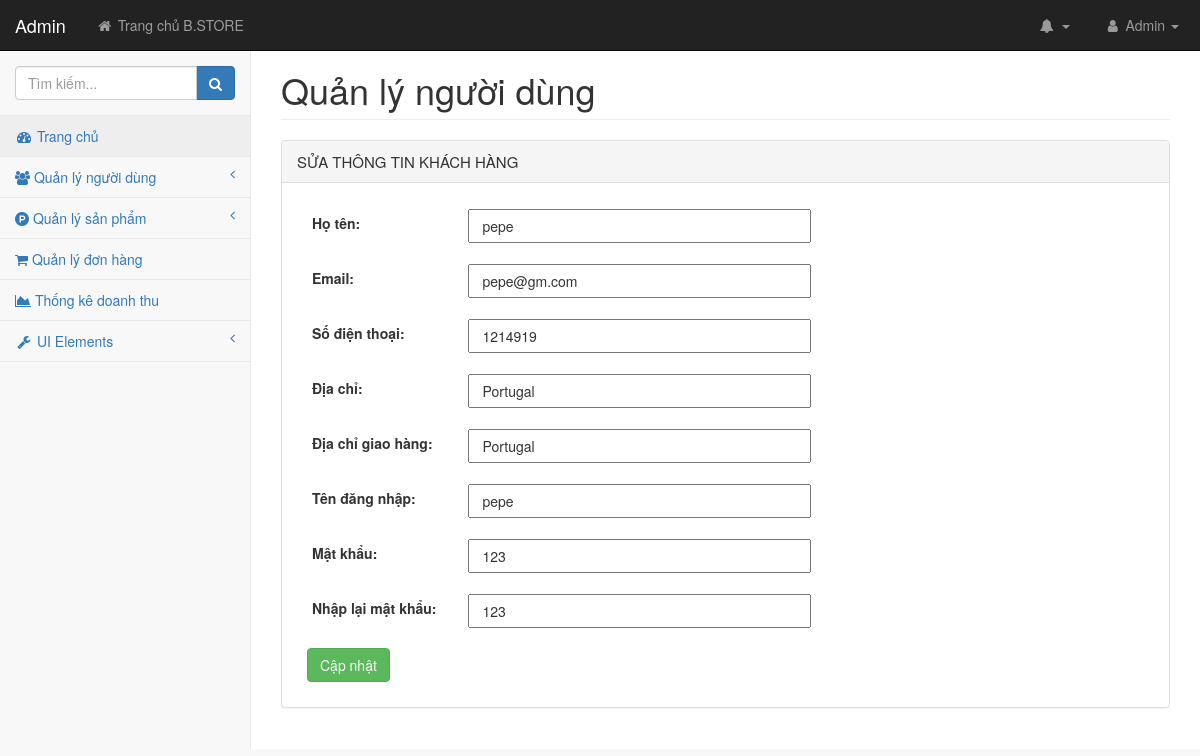
/admin/pages/customeredit.php?userid=7 (signed in), run on an earlier commit of the app's database.
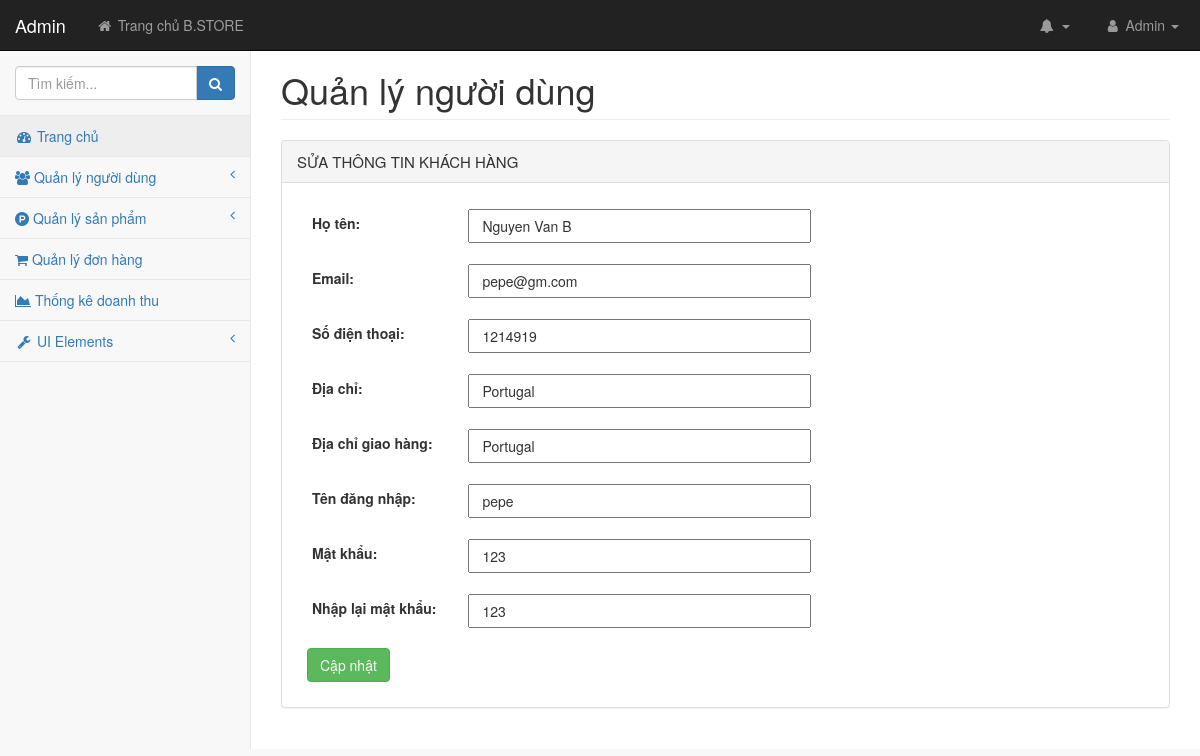
And on a later commit of the database.
### tables this page shows
CREATE TABLE `tbl_khachhang` (
  `maKhachHang` int(11) NOT NULL,
  `tenDangNhap` varchar(255) NOT NULL,
  `matKhau` varchar(255) NOT NULL,
  `hoTenKhachHang` varchar(255) NOT NULL,
  `SDT` varchar(255) NOT NULL,
  `diaChi` varchar(255) NOT NULL,
  `diaChiGiaoHang` varchar(255) NOT NULL,
  `thuDienTuKH` varchar(255) NOT NULL,
  `trangThai` varchar(255) NOT NULL DEFAULT 'Active'
);

### admin/lib/database.php (called while the page is built, shortened)
<?php
Class Database{
   public $host   = DB_HOST;
   public $user   = DB_USER;
   public $pass   = DB_PASS;
   public $dbname = DB_NAME;
   public $link;
private function connectDB(){
   $this->link = new mysqli($this->host, $this->user, $this->pass,
    $this->dbname);
 }
public function select($query){
  $result = $this->link->query($query) or
   die($this->link->error.__LINE__);
  if($result->num_rows > 0){
    return $result;
  } else {
    return false;
  }
 }
}

### admin/classes/customer.php (called while the page is built, shortened)
<?php
	require_once '../lib/database.php';
?>
<?php
	class customer
	{
		private $db;
		public function __construct()
		{
			$this->db = new Database();
		}
		public function getCustomerByID($id){
			$query = "SELECT * FROM tbl_khachhang WHERE maKhachHang = '$id' ";
			$result = $this->db->select($query);
			return $result;
		}
	}
?>

### admin/pages/customeredit.php (the view, shortened to what the changed rows need)
<?php include 'header.php'; ?>
<?php include_once '../classes/customer.php'; ?>
<?php
    $customer = new customer();
    if (!isset($_GET['userid']) || $_GET['userid'] == ''){
        echo "<script>window.location = 'customerlist.php'</script>";
    }else{
        $id = $_GET['userid'];
    }
?>
            <div id="page-wrapper">
                <div class="container-fluid">
                    <div class="row">
                        <div class="col-lg-12">
                            <h1 class="page-header">Quản lý người dùng</h1>
                        </div>
                    </div>
                    <div class="panel panel-default">
                        <div class="panel-body">
                        <?php
                            $customerList = $customer->getCustomerByID($id);
                            if ($customerList){
                                while ($result_customer = $customerList->fetch_assoc()) {
                        ?>
                            <form action="" method="POST" enctype="multipart/form-data" name="formUser" onsubmit="return validationForm()">
                                <table style="width: 100%;">
                                <tr>
                                    <td class="tabLabel">
                                        <label class="labelAddProduct">Họ tên:  </label>
                                    </td>
                                    <td>
                                        <input type="text" name="hoTenKhachHang" value="<?php echo $result_customer['hoTenKhachHang'] ?>" class="inputAddProduct" autofocus>
                                    </td>
                                </tr>
                                <tr>
                                    <td class="tabLabel">
                                        <label class="labelAddProduct">Email: </label>
                                    </td>
                                    <td>
                                        <input type="email" name="thuDienTuKH" value="<?php echo $result_customer['thuDienTuKH'] ?>" class="inputAddProduct" >
                                    </td>
                                </tr>
                                <tr>
                                    <td class="tabLabel">
                                        <label class="labelAddProduct">Số điện thoại: </label>
                                    </td>
                                    <td>
                                        <input type="text" name="SDT" value="<?php echo $result_customer['SDT'] ?>" class="inputAddProduct" >
                                    </td>
                                </tr>
                                <tr>
                                    <td class="tabLabel">
                                        <label class="labelAddProduct">Địa chỉ: </label>
                                    </td>
                                    <td>
                                        <input type="text" name="diaChi" value="<?php echo $result_customer['diaChi'] ?>" class="inputAddProduct" >
                                    </td>
                                </tr>
                                <tr>
                                    <td class="tabLabel">
                                        <label class="labelAddProduct">Địa chỉ giao hàng: </label>
                                    </td>
                                    <td>
                                        <input type="text" name="diaChiGiaoHang" value="<?php echo $result_customer['diaChiGiaoHang'] ?>" class="inputAddProduct" >
                                    </td>
                                </tr>
                                <tr>
                                    <td class="tabLabel">
                                        <label class="labelAddProduct">Tên đăng nhập: </label>
                                    </td>
                                    <td>
                                        <input type="text" name="tenDangNhap" value="<?php echo $result_customer['tenDangNhap'] ?>" class="inputAddProduct" >
                                    </td>
                                </tr>
                                 <tr>
                                    <td class="tabLabel">
                                        <label class="labelAddProduct">Mật khẩu: </label>
                                    </td>
                                    <td>
                                        <input type="text" name="matKhau" value="<?php echo $result_customer['matKhau'] ?>" class="inputAddProduct" >
                                    </td>
                                </tr>
                                <tr>
                                    <td class="tabLabel">
                                        <label class="labelAddProduct">Nhập lại mật khẩu: </label>
                                    </td>
                                    <td>
                                        <input type="text" name="matKhau2" value="<?php echo $result_customer['matKhau'] ?>" class="inputAddProduct" >
                                    </td>
                                </tr>
                                 </table>
                                 <input type="submit" name="submit" value="Cập nhật" class="btn btn-success" style="margin: 10px;">
                            </form>
                            <?php
                                }
                            }
                            ?>
                         </div>
                    </div>
                                </div>
                            </div>
                        </div>
        <link rel="stylesheet" type="text/css" href="../css/style.css">
    </body>
</html>

What changed in the data, as far as the page shows it:
changed tbl_khachhang "pepe@gm.com": hoTenKhachHang "pepe" → "Nguyen Van B"
